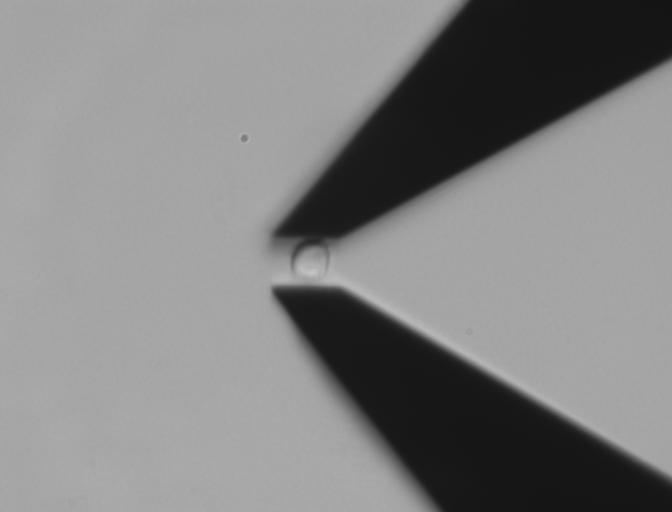
#> input picture data_/Snail/Snail_sample_1/before comp 14.6μm 2.tif, 1344 x 1024 px, found by its file name (shown at 1/2 size)
$ jupyter execute Fourrier.ipynb   (older library calls are emulated)
#> lines starting #> are read from the running program, lines starting #| are printed output that depends on the picture
[cell 1]
import numpy as np
import matplotlib.pyplot as plt
from skimage.io import imread, imshow
from skimage.color import rgb2hsv, rgb2gray, rgb2yuv
from skimage import color, exposure, transform
from skimage.exposure import equalize_hist

[cell 2]
dark_image = imread('../data_/Snail/Snail_sample_1/before comp 14.6μm 2.tif')
#> dark_image is the input picture: shape (1024, 1344); min 19, max 199, mean 129.6

[cell 3]
plt.figure(num=None, figsize=(8, 6), dpi=80)
plt.imshow(dark_image, cmap='gray');

[cell 4]
dark_image_grey_fourier = np.fft.fftshift(np.fft.fft2(dark_image))
plt.figure(num=None, figsize=(8, 6), dpi=80)
plt.imshow(np.log(abs(dark_image_grey_fourier)), cmap='gray')
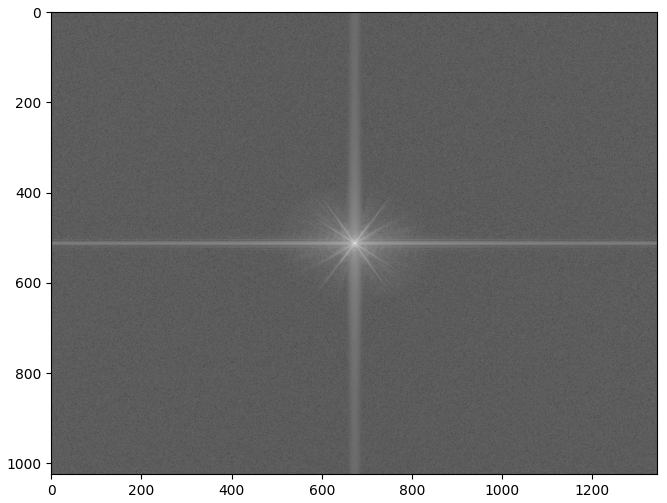
#> figure drawn by matplotlib, 1 panel

[cell 5]
def fourier_masker_ver(image, i):
    f_size = 15
    dark_image_grey_fourier = np.fft.fftshift(np.fft.fft2(rgb2gray(image)))
    dark_image_grey_fourier[:225, 235:240] = i
    dark_image_grey_fourier[-225:,235:240] = i
    fig, ax = plt.subplots(1,3,figsize=(15,15))
    ax[0].imshow(np.log(abs(dark_image_grey_fourier)), cmap='gray')
    ax[0].set_title('Masked Fourier', fontsize = f_size)
    ax[1].imshow(rgb2gray(image), cmap = 'gray')
    ax[1].set_title('Greyscale Image', fontsize = f_size);
    ax[2].imshow(abs(np.fft.ifft2(dark_image_grey_fourier)),
                     cmap='gray')
    ax[2].set_title('Transformed Greyscale Image',
                     fontsize = f_size);

fourier_masker_ver(dark_image, 1)
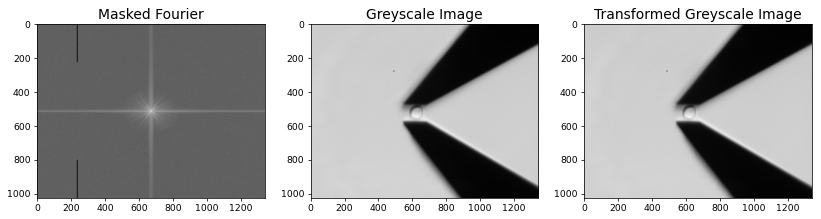
#> figure drawn by matplotlib, 3 panels

[cell 6]
def fourier_masker_hor(image, i):
    f_size = 15
    dark_image_grey_fourier = np.fft.fftshift(np.fft.fft2(rgb2gray(image)))
    dark_image_grey_fourier[235:240, :230] = i
    dark_image_grey_fourier[235:240,-230:] = i
    fig, ax = plt.subplots(1,3,figsize=(15,15))
    ax[0].imshow(np.log(abs(dark_image_grey_fourier)), cmap='gray')
    ax[0].set_title('Masked Fourier', fontsize = f_size)
    ax[1].imshow(rgb2gray(image), cmap = 'gray')
    ax[1].set_title('Greyscale Image', fontsize = f_size);
    ax[2].imshow(abs(np.fft.ifft2(dark_image_grey_fourier)), cmap='gray')
    ax[2].set_title('Transformed Greyscale Image', fontsize = f_size)
fourier_masker_hor(dark_image, 1)

<h1>OPEN CV</h1> https://www.geeksforgeeks.org/how-to-find-the-fourier-transform-of-an-image-using-opencv-python/

[cell 7]
import cv2
import numpy as np

# now we will be loading the image and converting it to grayscale
image = cv2.imread('../data_/Snail/Snail_sample_1/before comp 14.6μm 2.tif')

gray = cv2.cvtColor(image, cv2.COLOR_BGR2GRAY)

# Compute the discrete Fourier Transform of the image
fourier = cv2.dft(np.float32(gray), flags=cv2.DFT_COMPLEX_OUTPUT)

# Shift the zero-frequency component to the center of the spectrum
fourier_shift = np.fft.fftshift(fourier)

# calculate the magnitude of the Fourier Transform
magnitude = 20*np.log(cv2.magnitude(fourier_shift[:,:,0],fourier_shift[:,:,1]))
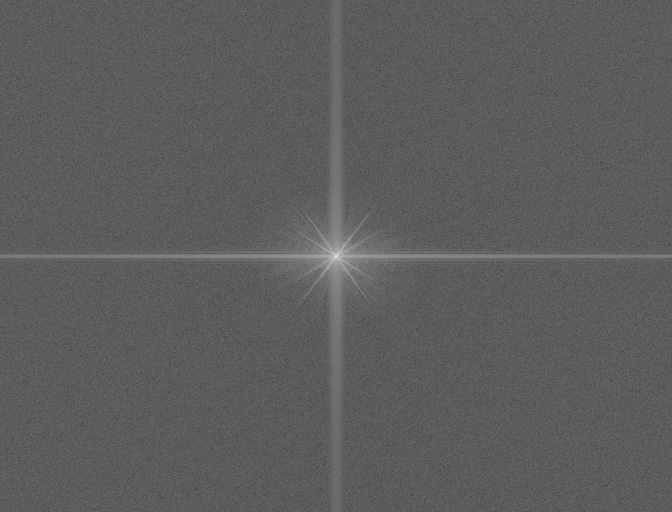
#> magnitude: shape (1024, 1344) float32 (shown at 1/2 size); min 10.66, max 380, mean 145.4; drawn with min black and max white

# Scale the magnitude for display
magnitude = cv2.normalize(magnitude, None, 0, 255, cv2.NORM_MINMAX, cv2.CV_8UC1)

# Display the magnitude of the Fourier Transform
cv2.imshow('Fourier Transform', magnitude)
cv2.waitKey(0)
cv2.destroyAllWindows()

[cell 8]
import numpy as np
import cv2
from matplotlib import pyplot as plt

# read the input image
# you can specify the path to image
image_path = "../data_/Snail/Snail_sample_1/before comp 14.6μm 2.tif"
image = cv2.imread(image_path, 0)

# calculating the discrete Fourier transform
DFT = cv2.dft(np.float32(image), flags=cv2.DFT_COMPLEX_OUTPUT)

# reposition the zero-frequency component to the spectrum's middle
shift = np.fft.fftshift(DFT)
row, col = image.shape
#> row = 1024; col = 1344
center_row, center_col = row // 2, col // 2
#> center_row = 512; center_col = 672

# create a mask with a centered square of 1s
mask = np.zeros((row, col, 2), np.uint8)
mask[center_row - 30:center_row + 30, center_col - 30:center_col + 30] = 1

# put the mask and inverse DFT in place.
fft_shift = shift * mask
fft_ifft_shift = np.fft.ifftshift(fft_shift)
imageThen = cv2.idft(fft_ifft_shift)

# calculate the magnitude of the inverse DFT
imageThen = cv2.magnitude(imageThen[:,:,0], imageThen[:,:,1])
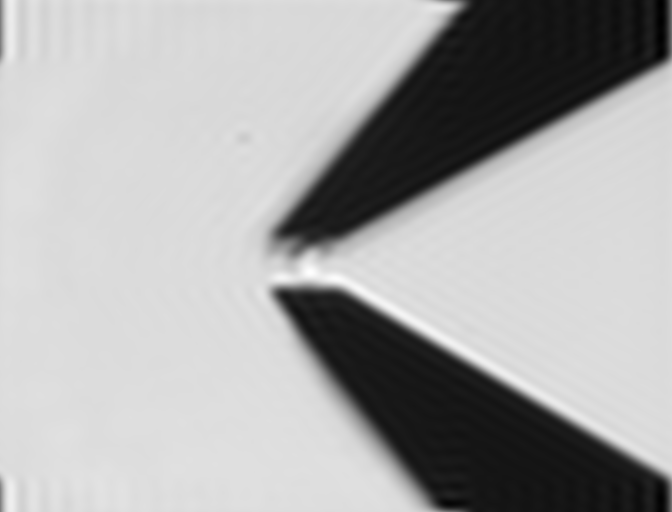
#> imageThen: shape (1024, 1344) float32 (shown at 1/2 size); min 8812753, max 262411600, mean 178307664; drawn with min black and max white

# visualize the original image and the magnitude spectrum
plt.figure(figsize=(10,10))
plt.subplot(121), plt.imshow(image, cmap='gray')
plt.title('Input Image'), plt.xticks([]), plt.yticks([])
plt.subplot(122), plt.imshow(imageThen, cmap='gray')
plt.title('Magnitude Spectrum'), plt.xticks([]), plt.yticks([])
plt.show()

$ run again, with data_/Snail/Snail_sample_1/before comp 14.6μm 1.tif copied over data_/Snail/Snail_sample_1/before comp 14.6μm 2.tif
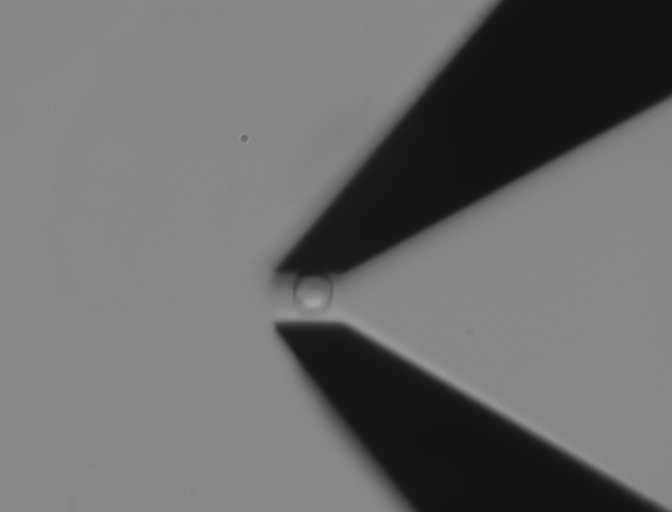
#> input picture data_/Snail/Snail_sample_1/before comp 14.6μm 1.tif, 1344 x 1024 px, found by its file name (shown at 1/2 size)
#> dark_image is the input picture: shape (1024, 1344); min 17, max 165, mean 107.4
#> `[cell 5] def fourier_masker_ver(image, i): f_size = 15 dark_image_grey..`:
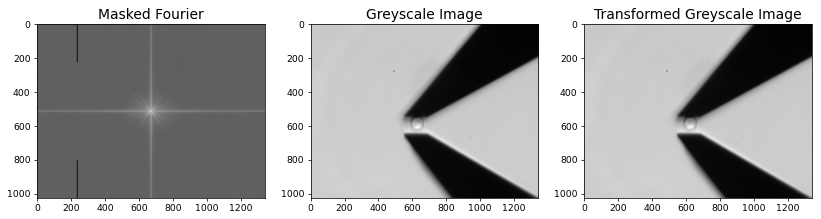
#> figure drawn by matplotlib, 3 panels
#> `imageThen = cv2.magnitude(imageThen[:,:,0], imageThen[:,:,1])`:
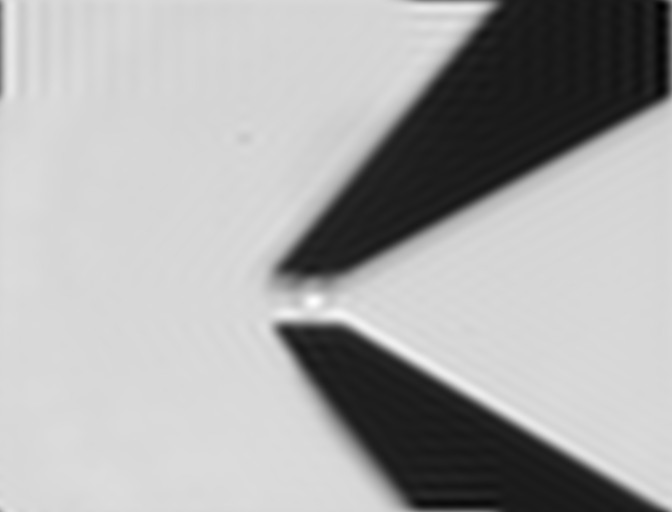
#> imageThen: shape (1024, 1344) float32 (shown at 1/2 size); min 4300864, max 219481008, mean 147860192; drawn with min black and max white
